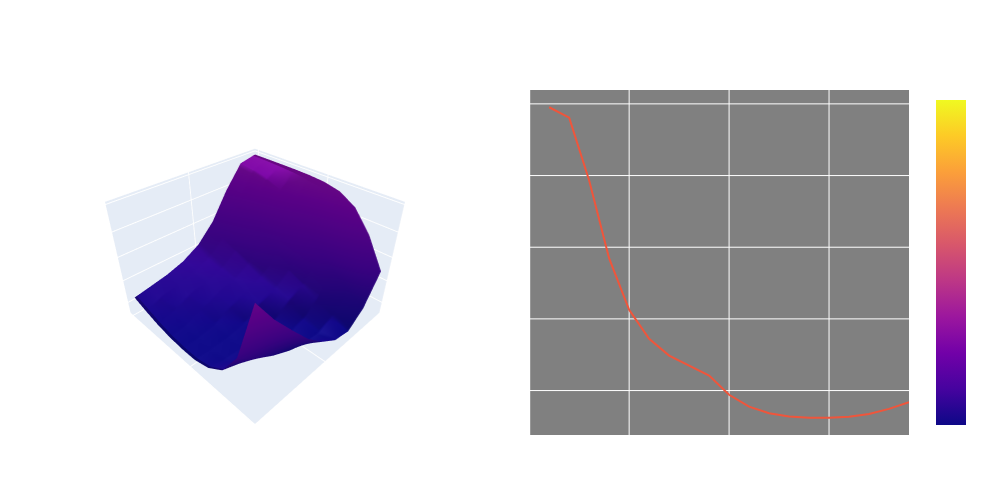

Notebook cell for this chart:
### Code cell
if hasattr(est_real,'grid'):
  from plotly.subplots import make_subplots

  fig = make_subplots(
      rows=1, 
      cols=2,
      start_cell="top-left", 
      specs=[
          [{"type": "surface"}, {"type": "scattergl"}], 
      ]
  )
  fig.update_layout(paper_bgcolor="rgba(0,0,0,0)",plot_bgcolor="grey",font=dict(family="Arial",size=12,color="white"))
  # Sample data
  x, y = np.meshgrid(est_real.beta_grid, est_real.rho_grid)
  z = est_real.grid

  # Create the surface plot
  # fig = go.Figure(data=[go.Surface(z=z, x=x, y=y)])
  fig.add_trace(go.Surface(z=z, x=x, y=y, #coloraxis=dict(coloraxis=1),
                           ),row=1,col=1)

  # Update axes titles for the mesh plot
  fig.update_scenes(
      xaxis_title='Beta',
      yaxis_title='Rho',
      zaxis_title='Objective function',
      row=1, col=1
  )
  fig.update_scenes(aspectratio=dict(x=1, y=1, z=0.7),
                     row=1, col=1)

  fig.update_layout(title='Objective function', autosize=False,width=1000, height=500,margin=dict(l=65, r=50, b=65, t=90))
  # set the background color
  y = est_real.grid[np.where(est_real.beta_grid == est_real.est[0])[0],:][0]
  x = est_real.rho_grid

  # fig = go.Figure()
  fig.add_trace(go.Scatter(x=x, y=y, mode='lines', ),row=1,col=2)
  # Update axes titles for each subplot
  fig.update_xaxes(title_text=f'rho', row=1, col=2)
  fig.update_yaxes(title_text='Objective function', 
                   row=1, col=2)

  fig.show()
else:
  print('No grid found')

### Figure 1 — Plotly figure (JSON) as saved in the notebook; plotly's stock layout.template omitted (floating-point values rounded to 4 significant figures; data arrays with more than 128 entries replaced by an {"elided": "..."} marker saying what was removed)
{"data": [{"scene": "scene", "type": "surface", "x": {"elided": "20x10 float values"}, "y": {"elided": "20x10 float values"}, "z": {"elided": "10x20 float values"}}, {"mode": "lines", "type": "scatter", "x": [0, 0.01, 0.02, 0.03, 0.04, 0.05, 0.06, 0.07, 0.08, 0.09, 0.1, 0.11, 0.12, 0.13, 0.14, 0.15, 0.16, 0.17, 0.18, 0.19], "xaxis": "x", "y": [null, 10.98, 10.9, 10.47, 9.922, 9.563, 9.361, 9.244, 9.173, 9.104, 8.97, 8.888, 8.841, 8.819, 8.81, 8.811, 8.818, 8.836, 8.872, 8.919], "yaxis": "y"}], "layout": {"autosize": false, "font": {"color": "white", "family": "Arial", "size": 12}, "height": 500, "margin": {"b": 65, "l": 65, "r": 50, "t": 90}, "paper_bgcolor": "rgba(0,0,0,0)", "plot_bgcolor": "grey", "scene": {"aspectratio": {"x": 1, "y": 1, "z": 0.7}, "domain": {"x": [0, 0.45], "y": [0, 1]}, "xaxis": {"title": {"text": "Beta"}}, "yaxis": {"title": {"text": "Rho"}}, "zaxis": {"title": {"text": "Objective function"}}}, "title": {"text": "Objective function"}, "width": 1000, "xaxis": {"anchor": "y", "domain": [0.55, 1], "title": {"text": "rho"}}, "yaxis": {"anchor": "x", "domain": [0, 1], "title": {"text": "Objective function"}}}}
